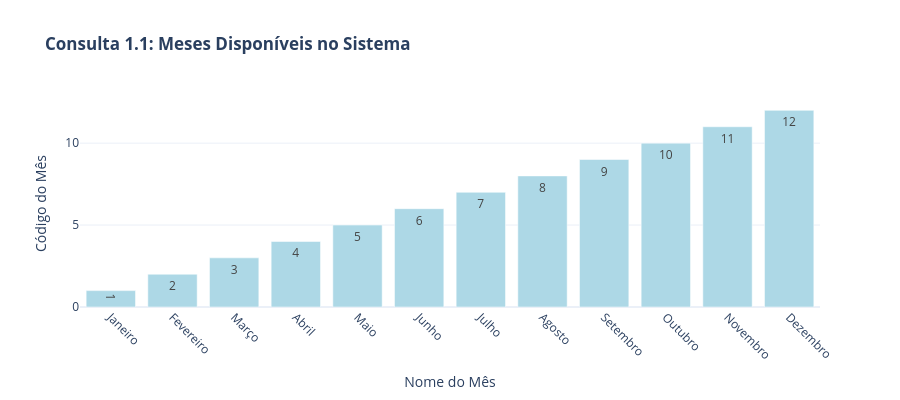
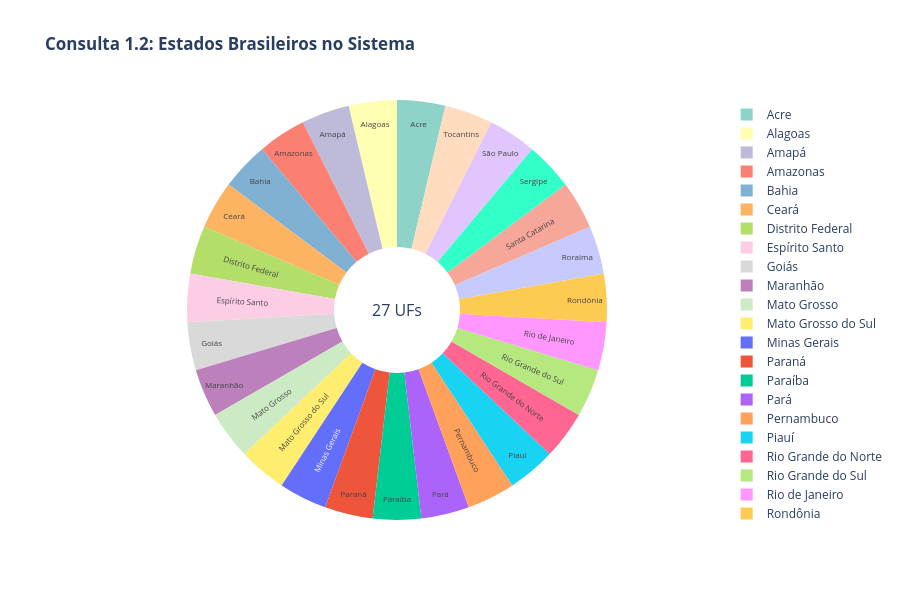
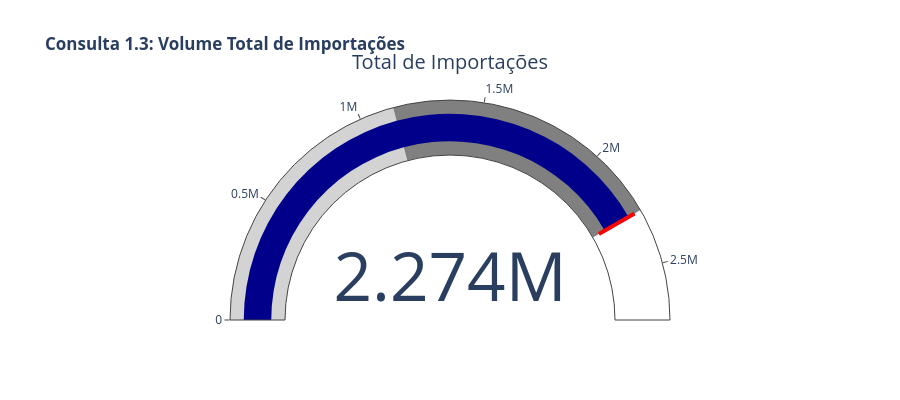

Notebook code cell kept with these figures, in order:
### Markdown cell above
## 8. Visualizações Individuais por Consulta SQL

Esta seção cria uma visualização específica para cada uma das 14 consultas do arquivo `consultas_raw.sql`, executando-as individualmente e gerando gráficos únicos para cada resultado.

### 📋 Metodologia
- **1 Consulta = 1 Visualização**: Cada consulta SQL terá sua própria visualização dedicada
- **Sem Cruzamento**: Dados puros da consulta, sem combinações externas
- **Diversidade Visual**: Diferentes tipos de gráficos adaptados ao tipo de dado
- **Execução Individual**: Cada consulta é executada independentemente

### Code cell
print("🎨 CRIANDO VISUALIZAÇÕES INDIVIDUAIS PARA CADA CONSULTA SQL")
print("="*80)

# =============================================================================
# GRUPO 1: CONSULTAS DE SELEÇÃO E PROJEÇÃO
# =============================================================================

# 1.1 Visualização: Meses Distintos
print("\n📅 CONSULTA 1.1 - MESES DISTINTOS")
query_1_1 = """
SELECT DISTINCT COD_MES, NOME_MES 
FROM Mes 
ORDER BY COD_MES;
"""
try:
    df_1_1 = sql(query_1_1)
    if not df_1_1.empty:
        fig = go.Figure(data=[
            go.Bar(
                x=df_1_1['NOME_MES'],
                y=df_1_1['COD_MES'],
                marker_color='lightblue',
                text=df_1_1['COD_MES'],
                textposition='auto',
                name='Código do Mês'
            )
        ])
        fig.update_layout(
            title="<b>Consulta 1.1: Meses Disponíveis no Sistema</b>",
            xaxis_title="Nome do Mês",
            yaxis_title="Código do Mês",
            height=400,
            template="plotly_white"
        )
        fig.update_xaxes(tickangle=45)
        fig.show()
        print(f"✅ Resultado: {len(df_1_1)} meses distintos encontrados")
    else:
        print("❌ Sem dados para visualizar")
except Exception as e:
    print(f"❌ Erro: {e}")

# 1.2 Visualização: UFs Distintas  
print("\n🗺️ CONSULTA 1.2 - UFs DISTINTAS")
query_1_2 = """
SELECT DISTINCT COD_UF, NOME_UF 
FROM UF 
ORDER BY NOME_UF;
"""
try:
    df_1_2 = sql(query_1_2)
    if not df_1_2.empty:
        # Gráfico de pizza simples
        fig = go.Figure(data=[go.Pie(
            labels=df_1_2['NOME_UF'], 
            values=[1] * len(df_1_2),  # Todos têm valor 1 (presença)
            hole=0.3,
            textinfo='label',
            textfont_size=8,
            marker=dict(colors=px.colors.qualitative.Set3)
        )])
        fig.update_layout(
            title="<b>Consulta 1.2: Estados Brasileiros no Sistema</b>",
            height=600,
            template="plotly_white",
            annotations=[dict(text=f'{len(df_1_2)} UFs', x=0.5, y=0.5, font_size=16, showarrow=False)]
        )
        fig.show()
        print(f"✅ Resultado: {len(df_1_2)} UFs distintas encontradas")
    else:
        print("❌ Sem dados para visualizar")
except Exception as e:
    print(f"❌ Erro: {e}")

# 1.3 Visualização: Total de Importações
print("\n📊 CONSULTA 1.3 - TOTAL DE IMPORTAÇÕES")
query_1_3 = """
SELECT COUNT(*) as total 
FROM Importacoes;
"""
try:
    df_1_3 = sql(query_1_3)
    if not df_1_3.empty:
        total = df_1_3.iloc[0]['total']
        # Gauge chart para mostrar o total
        fig = go.Figure(go.Indicator(
            mode = "gauge+number",
            value = total,
            title = {'text': "Total de Importações"},
            gauge = {
                'axis': {'range': [None, total * 1.2]},
                'bar': {'color': "darkblue"},
                'steps': [
                    {'range': [0, total * 0.5], 'color': "lightgray"},
                    {'range': [total * 0.5, total], 'color': "gray"}
                ],
                'threshold': {
                    'line': {'color': "red", 'width': 4},
                    'thickness': 0.75,
                    'value': total
                }
            }
        ))
        fig.update_layout(
            title="<b>Consulta 1.3: Volume Total de Importações</b>",
            height=400,
            template="plotly_white"
        )
        fig.show()
        print(f"✅ Resultado: {total:,} importações registradas")
    else:
        print("❌ Sem dados para visualizar")
except Exception as e:
    print(f"❌ Erro: {e}")

# 1.4 Visualização: Valor Total FOB
print("\n💰 CONSULTA 1.4 - VALOR TOTAL FOB")
query_1_4 = """
SELECT SUM(VL_FOB) as total_value 
FROM Importacoes;
"""
try:
    df_1_4 = sql(query_1_4)
    if not df_1_4.empty and df_1_4.iloc[0]['total_value'] is not None:
        valor_total = df_1_4.iloc[0]['total_value']
        
        # Visualização em cascata mostrando a magnitude
        categorias = ['', 'Valor Total FOB', '']
        valores = [0, valor_total, 0]
        
        fig = go.Figure(go.Waterfall(
            name = "Valor FOB",
            orientation = "v",
            measure = ["relative", "total", "relative"],
            x = categorias,
            textposition = "outside",
            text = ["", format_currency(valor_total), ""],
            y = valores,
            connector = {"line":{"color":"rgb(63, 63, 63)"}},
        ))
        
        fig.update_layout(
            title="<b>Consulta 1.4: Valor Total das Importações (FOB)</b>",
            height=400,
            template="plotly_white",
            showlegend=False
        )
        fig.show()
        print(f"✅ Resultado: {format_currency(valor_total)}")
    else:
        print("❌ Sem dados para visualizar")
except Exception as e:
    print(f"❌ Erro: {e}")

### Figure 1 — Plotly figure (JSON) as saved in the notebook; plotly's stock layout.template omitted (floating-point values rounded to 4 significant figures)
{"data": [{"marker": {"color": "lightblue"}, "name": "Código do Mês", "text": [1.0, 2.0, 3.0, 4.0, 5.0, 6.0, 7.0, 8.0, 9.0, 10.0, 11.0, 12.0], "textposition": "auto", "type": "bar", "x": ["Janeiro", "Fevereiro", "Março", "Abril", "Maio", "Junho", "Julho", "Agosto", "Setembro", "Outubro", "Novembro", "Dezembro"], "y": [1, 2, 3, 4, 5, 6, 7, 8, 9, 10, 11, 12]}], "layout": {"height": 400, "title": {"text": "<b>Consulta 1.1: Meses Disponíveis no Sistema</b>"}, "xaxis": {"tickangle": 45, "title": {"text": "Nome do Mês"}}, "yaxis": {"title": {"text": "Código do Mês"}}}}

### Figure 2 — Plotly figure (JSON) as saved in the notebook; plotly's stock layout.template omitted (floating-point values rounded to 4 significant figures)
{"data": [{"hole": 0.3, "labels": ["Acre", "Alagoas", "Amapá", "Amazonas", "Bahia", "Ceará", "Distrito Federal", "Espírito Santo", "Goiás", "Maranhão", "Mato Grosso", "Mato Grosso do Sul", "Minas Gerais", "Paraná", "Paraíba", "Pará", "Pernambuco", "Piauí", "Rio Grande do Norte", "Rio Grande do Sul", "Rio de Janeiro", "Rondônia", "Roraima", "Santa Catarina", "Sergipe", "São Paulo", "Tocantins"], "marker": {"colors": ["rgb(141,211,199)", "rgb(255,255,179)", "rgb(190,186,218)", "rgb(251,128,114)", "rgb(128,177,211)", "rgb(253,180,98)", "rgb(179,222,105)", "rgb(252,205,229)", "rgb(217,217,217)", "rgb(188,128,189)", "rgb(204,235,197)", "rgb(255,237,111)"]}, "textfont": {"size": 8}, "textinfo": "label", "type": "pie", "values": [1, 1, 1, 1, 1, 1, 1, 1, 1, 1, 1, 1, 1, 1, 1, 1, 1, 1, 1, 1, 1, 1, 1, 1, 1, 1, 1]}], "layout": {"annotations": [{"font": {"size": 16}, "showarrow": false, "text": "27 UFs", "x": 0.5, "y": 0.5}], "height": 600, "title": {"text": "<b>Consulta 1.2: Estados Brasileiros no Sistema</b>"}}}

### Figure 3 — Plotly figure (JSON) as saved in the notebook; plotly's stock layout.template omitted (floating-point values rounded to 4 significant figures)
{"data": [{"gauge": {"axis": {"range": [null, 2728000.0]}, "bar": {"color": "darkblue"}, "steps": [{"color": "lightgray", "range": [0, 1137000.0]}, {"color": "gray", "range": [1137000.0, 2273687]}], "threshold": {"line": {"color": "red", "width": 4}, "thickness": 0.75, "value": 2273687}}, "mode": "gauge+number", "title": {"text": "Total de Importações"}, "type": "indicator", "value": 2273687}], "layout": {"height": 400, "title": {"text": "<b>Consulta 1.3: Volume Total de Importações</b>"}}}
